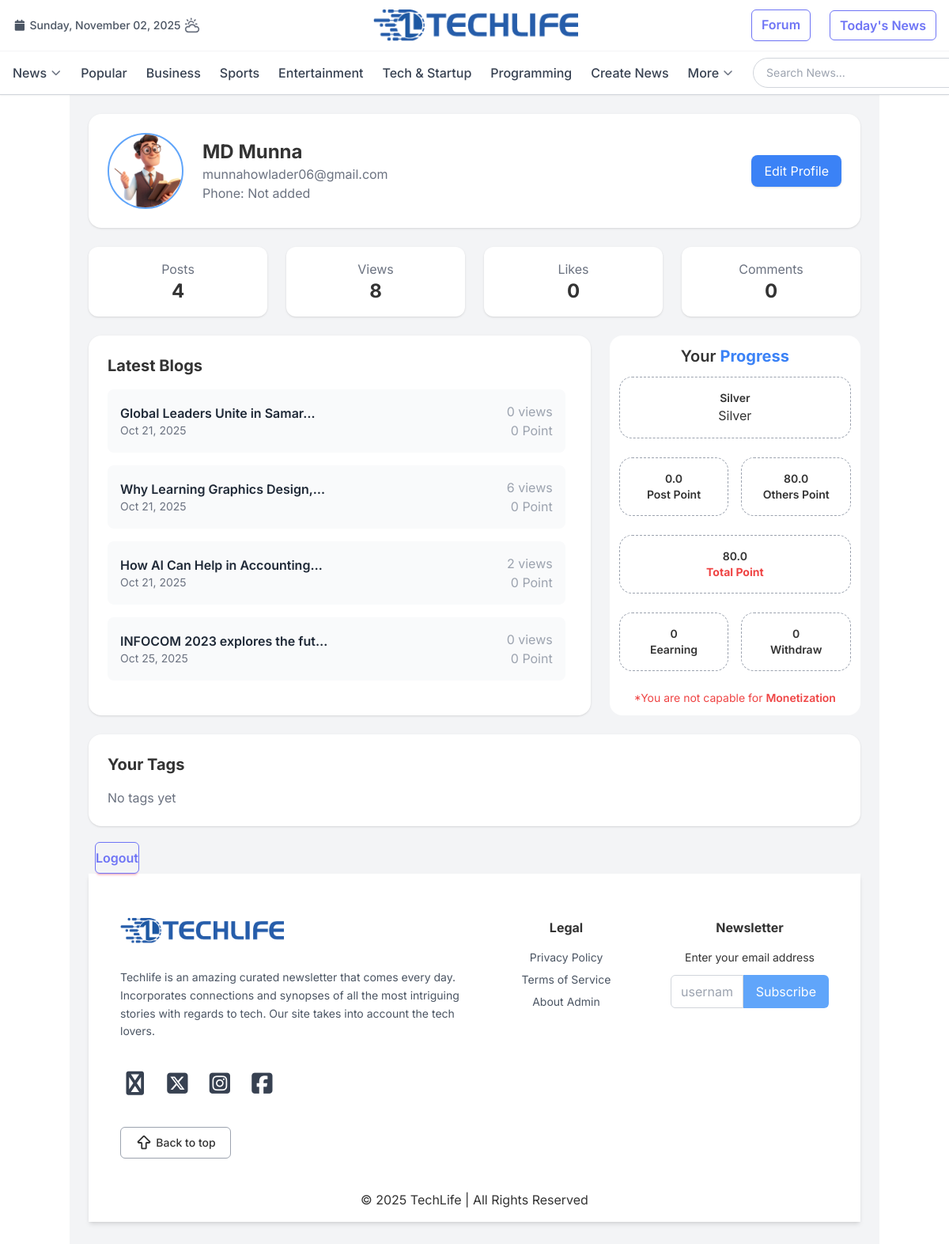
/account/user_dashboard/ (signed in), run on the app's committed database.
### accounts/models.py (models this page shows, shortened)
class CustomUserModel(AbstractUser):
    email = models.EmailField(unique=True)
    is_verified = models.BooleanField(default=False)
    address_line_1 = models.CharField(null=True, blank=True, max_length=100)
    address_line_2 = models.CharField(null=True, blank=True, max_length=100)
    city = models.CharField(blank=True, max_length=20)
    postcode = models.CharField(blank=True, max_length=20)
    country = models.CharField(blank=True, max_length=20)
    mobile = models.CharField(null=True, blank=True, max_length=15)
    profile_picture = models.ImageField(null=True, blank=True, upload_to="user_profile", default="user_profile/default_user_profile.png")
    created_at = models.DateTimeField(default=timezone.now)
    updated_at = models.DateTimeField(auto_now=True)
    USERNAME_FIELD = "email"
    REQUIRED_FIELDS = []
    username = None
    objects = CustomUserManager()

### blog_post/models.py (models this page shows, shortened)
class BlogPost(models.Model):
    STATUS_CHOICES = (
        ("pending", "Pending Approval"),
        ("published", "Published"),
        ("rejected", "Rejected"),
    )
    title = models.CharField(max_length=200)
    subtitle = models.CharField(max_length=200, blank=True, null=True)
    slug = models.SlugField(max_length=200, unique=True, blank=True)
    description = models.TextField()
    featured_image = models.ImageField(upload_to="blog_images/", null=True, blank=True)
    featured_image_url = models.URLField(max_length=500, null=True, blank=True)
    content_hash = models.CharField(
        max_length=64, editable=False, db_index=True, null=True, blank=True
    )
    image_hash = models.CharField(
        max_length=64, editable=False, db_index=True, null=True, blank=True
    )
    category = models.ForeignKey(
        Category, on_delete=models.SET_NULL, null=True, blank=True
    )
    author = models.ForeignKey(CustomUserModel, on_delete=models.CASCADE)
    status = models.CharField(max_length=10, choices=STATUS_CHOICES, default="pending")
    views = models.PositiveIntegerField(default=0)
    content_quality = models.PositiveIntegerField(default=0)
    created_at = models.DateTimeField(auto_now_add=True)
    updated_at = models.DateTimeField(auto_now=True)
    tags = models.ManyToManyField(Tag, blank=True, related_name="blog_posts")

### accounts/views.py (the view)
@login_required
def user_dashboard_view(request):
    user = request.user
    user_posts = BlogPost.objects.filter(author=user).select_related('author').prefetch_related('comments')
    total_likes = user_posts.aggregate(total=Sum('likes'))['total'] or 0
    total_views = user_posts.aggregate(total=Sum('views'))['total'] or 0
    total_quality = user_posts.aggregate(total=Sum('content_quality'))['total'] or 0
    comment_count = Comment.objects.filter(post__author=user).count()
    reply_count = Comment.objects.filter(post__author=user).annotate(
        num_replies=Count('replies')
    ).aggregate(total_replies=Sum('num_replies'))['total_replies'] or 0
    total_comments = comment_count + reply_count
    earning = EarningSetting.objects.first()
    post_point = earning.quality_rate * total_quality
    others_point = (
        total_views * earning.view_rate +
        total_likes * earning.like_rate +
        total_comments * earning.comment_rate
    )
    total_point = post_point + others_point
    badge_level  = ""
    if (1<total_point<=50):
        badge_level +="Bronze"
    elif (50<total_point<=80):
        badge_level +="Silver"
    elif (80<total_point<=120):
        badge_level +="Gold"
    elif (120<total_point<=150):
        badge_level +="Platinum"
    elif (150<total_point<=200):
        badge_level +="Diamond"
    elif (200<total_point<=250):
        badge_level +="Master"
    elif (250<total_point<=300):
        badge_level +="Legend"
    elif total_point > 300:
        badge_level  += "Grand Master"
    context = {
        "user": user,
        "user_posts": user_posts,
        "total_views": total_views,
        "total_comments": total_comments,
        "total_likes" : total_likes,
        "others_point" : others_point,
        "post_point" : post_point,
        "total_point" : total_point,
        "badge_level" : badge_level,
    }
    return render(request, "account/user_dashboard.html", context)

### templates/account/user_dashboard.html (shortened to what this page needs)
{% extends 'base.html' %}
{% load static %}
{% block content %}
<div class="min-h-screen bg-gray-100 p-6">
  <div class="bg-white rounded-2xl shadow p-6 flex flex-col md:flex-row items-center gap-6 mb-6">
    <div class="flex-shrink-0">
      <img src="{{ user.profile_picture.url|default:'/static/image/default_user.png' }}"
      alt="{{ user.first_name|slice:'1' }}"
        class="w-24 h-24 rounded-full border-2 border-blue-400 object-cover flex items-center justify-center text-3xl">
    </div>
    <div class="flex-1">
      <h1 class="text-2xl font-bold">
        {{ user.first_name|default:'Name not added' }} {{ user.last_name }}
      </h1>
      <p class="text-gray-500">{{ user.email }}</p>
      <p class="text-gray-500">
        Phone: {{ user.mobile|default:'Not added' }}
      </p>
    </div>
    <button @click="editProfile = !editProfile"
      class="bg-blue-500 text-white px-4 py-2 rounded-lg hover:bg-blue-600 shadow">Edit Profile</button>
  </div>
  <div class="grid grid-cols-1 sm:grid-cols-2 lg:grid-cols-4 gap-6 mb-6">
    <div class="bg-white rounded-xl shadow p-4 flex flex-col items-center">
      <h3 class="text-gray-500">Posts</h3>
      <p class="text-2xl font-bold">{{ user.blogpost_set.count }}</p>
    </div>
    <div class="bg-white rounded-xl shadow p-4 flex flex-col items-center">
      <h3 class="text-gray-500">Views</h3>
      <p class="text-2xl font-bold">{{ total_views }}</p>
    </div>
    <div class="bg-white rounded-xl shadow p-4 flex flex-col items-center">
      <h3 class="text-gray-500">Likes</h3>
      <p class="text-2xl font-bold">{{ total_likes }}</p>
    </div>
    <div class="bg-white rounded-xl shadow p-4 flex flex-col items-center">
      <h3 class="text-gray-500">Comments</h3>
      <p class="text-2xl font-bold">{{ total_comments }}</p>
    </div>
  </div>
  <div class="flex flex-col lg:flex-row gap-6 mb-6">
    <div class="lg:w-2/3 bg-white rounded-2xl shadow p-6">
      <h2 class="text-xl font-bold mb-4">Latest Blogs</h2>
      <div class="max-h-96 overflow-y-auto">
        <ul class="space-y-4 pr-2">
          {% for blog in user.blogpost_set.all %}
          <li class="flex justify-between items-center p-4 bg-gray-50 rounded-lg hover:bg-blue-50 transition">
            <div>
              <a href="{% url 'blog_details' blog.slug %}" class="font-semibold text-gray-800 hover:text-blue-500">
                {{ blog.title|truncatechars:30 }}
              </a>
              <p class="text-gray-500 text-sm">{{ blog.created_at|date:"M d, Y" }}</p>
            </div>
            <div class="flex flex-col items-end">
              <span class="text-gray-400">{{ blog.views }} views</span>
              <span class="text-gray-400">0 Point</span>
            </div>
          </li>
          {% empty %}
          <p class="text-gray-500">You have no blogs yet.</p>
          {% endfor %}
        </ul>
      </div>
    </div>
    <section class="lg:w-1/3 bg-white rounded-2xl  p-3">
      <h1 class="text-center text-xl mb-3 font-semibold">Your <span class="font-bold text-blue-500">Progress</span></h1>
      <div class="p-4 text-center mb-6  border border-dashed  border-gray-400 rounded-2xl">
        {% if badge_level == "Bronze" %}
        <p class="text-sm text-center font-semibold">Bronze</p>
        <p> Bronze </p>
        {% elif badge_level == "Silver" %}
        <p class="text-sm text-center font-semibold">Silver</p>
        <p>Silver </p>
        {% elif badge_level == "Gold" %}
        <p class="text-sm text-center font-semibold">Gold</p>
        <p>Gold </p>
        {% elif badge_level == "Platinum" %}
        <p class="text-sm text-center font-semibold">Platinum</p>
        <p> Platinum </p>
        {% elif badge_level == "Diamond" %}
        <p class="text-sm text-center font-semibold">Diamond</p>
        <p>Diamond </p>
        {% elif badge_level == "Master" %}
        <p class="text-sm text-center font-semibold">Master</p>
        <p> Master </p>
        {% elif badge_level == "Legend" %}
        <p class="text-sm text-center font-semibold">Legend</p>
        <p>Legend </p>
        {% elif badge_level == "Grand Master" %}
        <p class="text-sm text-center font-semibold">Grand Master</p>
        <p>Grand Master </p>
        {% else %}
        <p class="text-sm text-center font-semibold">No Badge</p>
        {% endif %}
      </div>
      <div class="grid grid-cols-2 gap-4 mb-6  ">
        <div class=" p-4 text-center border border-dashed border-gray-400 rounded-2xl">
          <p class="text-sm font-semibold">{{ post_point }}</p>
          <p class="text-sm font-semibold">Post Point</p>
        </div>
        <div class=" p-4 text-center border border-dashed  border-gray-400 rounded-2xl">
          <p class="text-sm font-semibold">{{ others_point}}</p>
          <p class="text-sm font-semibold">Others Point</p>
        </div>
      </div>
      <div class="p-4 text-center mb-6  border-gray-400 border border-dashed rounded-2xl">
        <p class="text-sm font-semibold">{{ total_point }}</p>
        <p class="text-sm font-bold text-red-500 ">Total Point</p>
      </div>
      <div class="grid grid-cols-2 gap-4 mb-6  ">
        <div class=" p-4 text-center border border-dashed  border-gray-400 rounded-2xl">
          <p class="text-sm font-semibold">0</p>
          <p class="text-sm font-semibold">Eearning</p>
        </div>
        <div class=" p-4 text-center border border-dashed border-gray-400 rounded-2xl">
          <p class="text-sm font-semibold">0</p>
          <p class="text-sm font-semibold">Withdraw</p>
        </div>
      </div>
      <p class="text-red-500 text-sm text-center">*You are not capable for <a class="font-semibold"
          href="#">Monetization</a></p>
    </section>
  </div>
  <div class="bg-white rounded-2xl shadow p-6">
    <h2 class="text-xl font-bold mb-4">Your Tags</h2>
    <div class="flex flex-wrap gap-2">
      {% for tag in user.tags.all %}
      <span class="px-3 py-1 bg-blue-100 text-blue-700 rounded-full text-sm">{{ tag.name }}</span>
      {% empty %}
      <span class="text-gray-500">No tags yet</span>
      {% endfor %}
    </div>
  </div>
  <div class=" mt-5 px-2   text-md rounded-md">
    <a href="{% url 'logout' %}">
      <button class="btn btn-error text-white">Logout</button>
    </a>
  </div>
  {% endblock content %}

### data on the page
CustomUserModel: profile_picture (picture), first_name "MD", last_name "Munna", email "munnahowlader06@gmail.com", mobile "Not added", blogpost_set.count "4"
BlogPost: title "Global Leaders Unite in Samar…", created_at "Oct 21, 2025", views "0"
BlogPost: title "Why Learning Graphics Design,…", created_at "Oct 21, 2025", views "6"
BlogPost: title "How AI Can Help in Accounting…", created_at "Oct 21, 2025", views "2"
BlogPost: title "INFOCOM 2023 explores the fut…", created_at "Oct 25, 2025", views "0"

### other printed values
{{ total_views }} "8"
{{ total_likes }} "0"
{{ total_comments }} "0"
{{ post_point }} "0.0"
{{ others_point }} "80.0"
{{ total_point }} "80.0"
